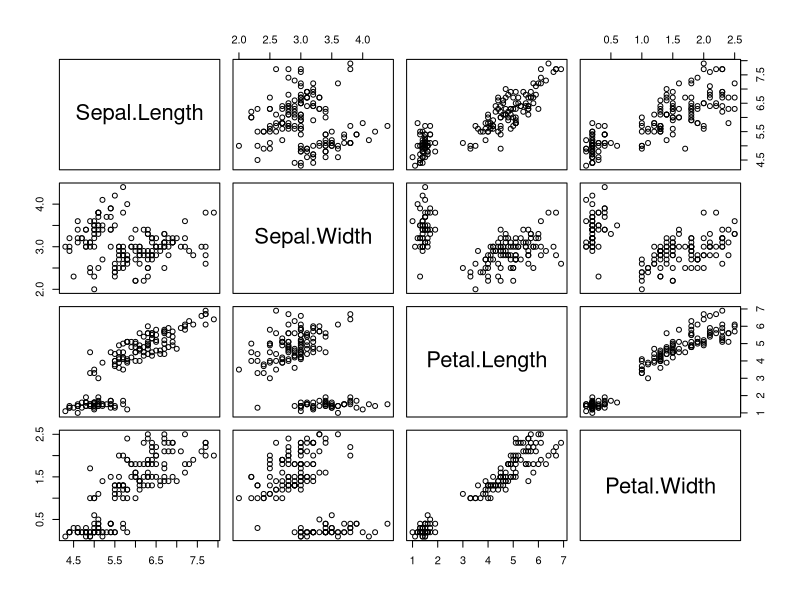
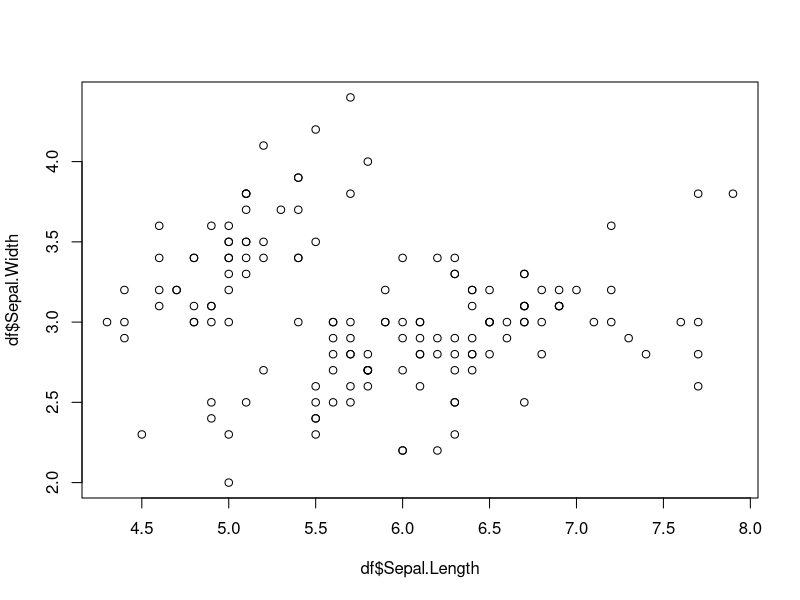
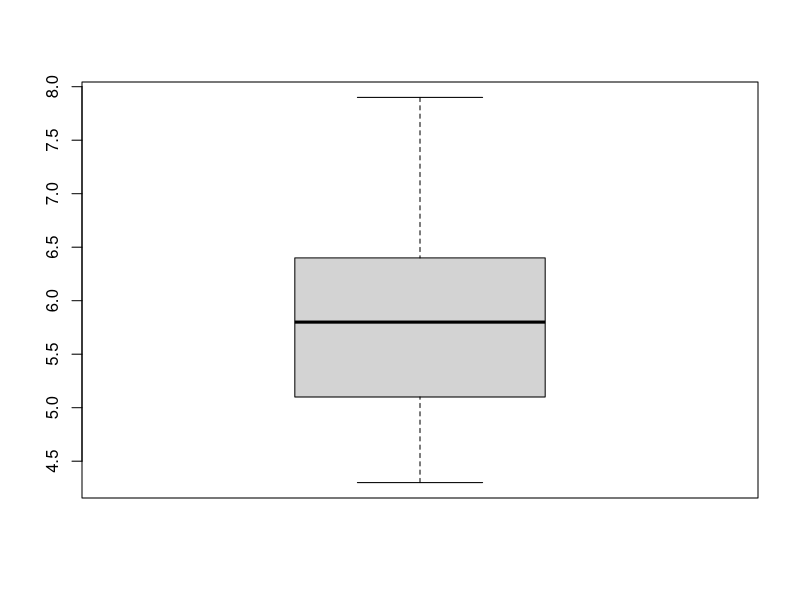
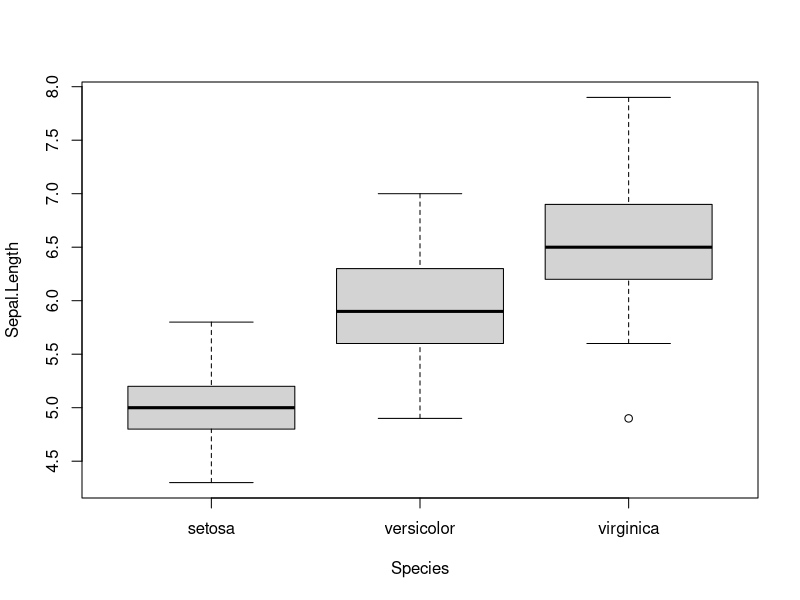
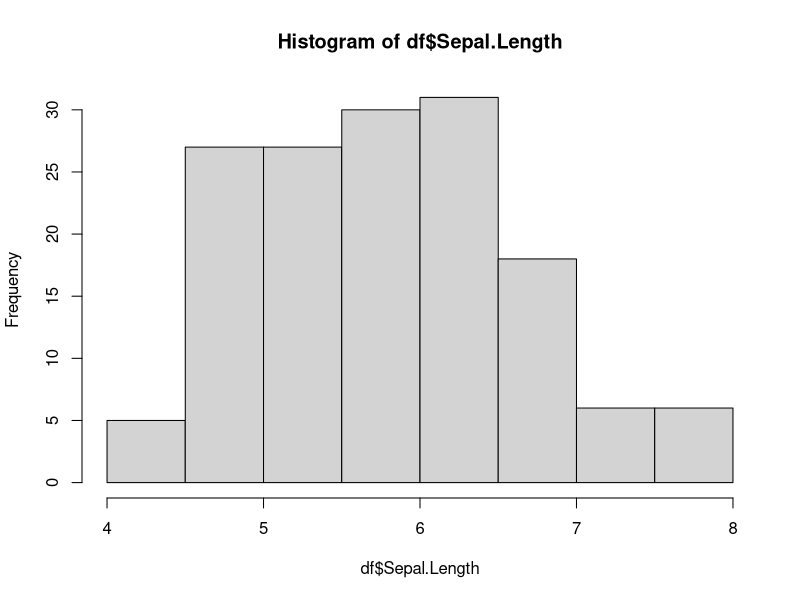
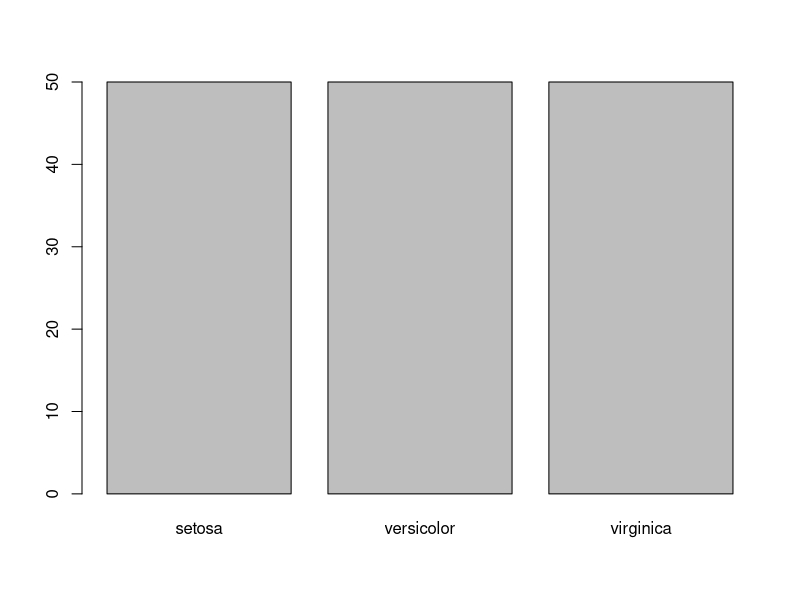
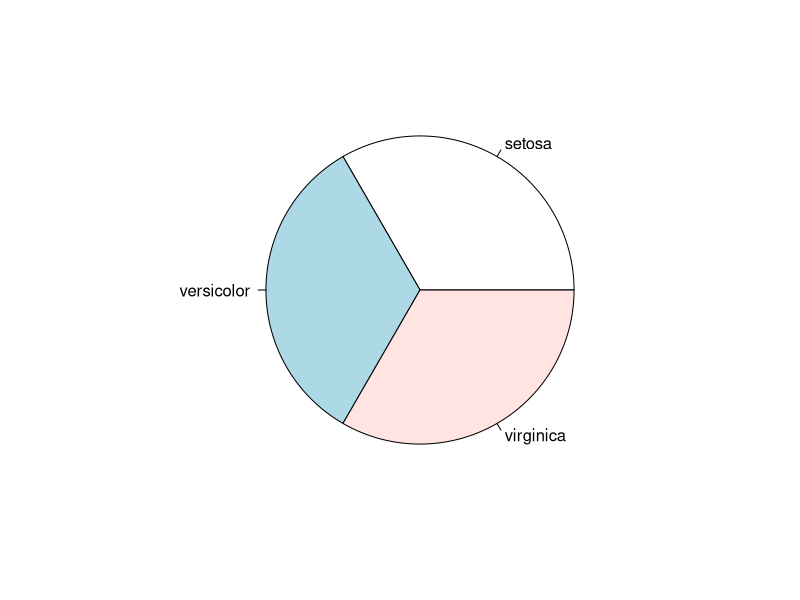

Write the R code that produced these figures, in order.
# A. Dataset ----

## 1. Cek Dataset yang Tersedia ----
data()

## 2. Akses Dataset ----
df <- iris

# B. Ringkasan Data ----

## 1. Cek Data ----
head(df) # cek 6 observasi teratas
head(df, 10) # cek 10 observasi teratas
tail(df) # cek 6 observasi terbawah
tail(df, 10) # cek 10 observasi terbawah
str(df) # cek struktur data

## 2. Statistika Deskriptif ----
summary(df) # ringkasan data

table(df$Species) # tabel kontingensi

mean(df$Sepal.Length, na.rm = TRUE) # nilai rata-rata
median(df$Sepal.Length, na.rm = TRUE) # nilai median
sd(df$Sepal.Length, na.rm = TRUE) # simpangan baku
var(df$Sepal.Length, na.rm = TRUE) # varian
IQR(df$Sepal.Length, na.rm = TRUE) # interquartile range
min(df$Sepal.Length, na.rm = TRUE) # nilai minimum
max(df$Sepal.Length, na.rm = TRUE) # nilai maksimum
range(df$Sepal.Length, na.rm = TRUE) # rentang nilai
quantile(df$Sepal.Length, probs = seq(0, 1, 0.25), 
         na.rm = TRUE) # kuantil

cor(df[1:4]) # matriks korelasi

# C. Visualisasi Data ----

## 1. Scatterplot Matrix ----
plot(df[1:4])

## 2. Scatterplot ----
plot(x = df$Sepal.Length, y = df$Sepal.Width)

## 3. Boxplot ----
boxplot(df$Sepal.Length)
boxplot(Sepal.Length~Species, data = df)

## 4. Histogram ----
hist(df$Sepal.Length)

## 5. Barplot ----
x <- table(df$Species)
barplot(x)

## 6. pie chart
pie(x)
